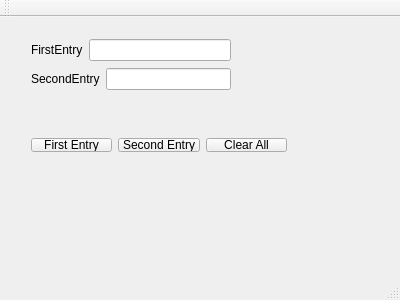
<?xml version="1.0" encoding="UTF-8"?>
<ui version="4.0">
 <class>MainApplication</class>
 <widget class="QMainWindow" name="MainApplication">
  <property name="geometry">
   <rect>
    <x>0</x>
    <y>0</y>
    <width>400</width>
    <height>300</height>
   </rect>
  </property>
  <property name="windowTitle">
   <string>MainApplication</string>
  </property>
  <widget class="QWidget" name="centralWidget">
   <widget class="QWidget" name="layoutWidget">
    <property name="geometry">
     <rect>
      <x>20</x>
      <y>10</y>
      <width>222</width>
      <height>76</height>
     </rect>
    </property>
    <layout class="QVBoxLayout" name="verticalLayout">
     <item>
      <layout class="QHBoxLayout" name="horizontalLayout">
       <item>
        <widget class="QLabel" name="firstEntryLabel">
         <property name="text">
          <string>FirstEntry</string>
         </property>
        </widget>
       </item>
       <item>
        <widget class="QLineEdit" name="firstEntry"/>
       </item>
      </layout>
     </item>
     <item>
      <layout class="QHBoxLayout" name="horizontalLayout_2">
       <item>
        <widget class="QLabel" name="secondEntryLabel">
         <property name="text">
          <string>SecondEntry</string>
         </property>
        </widget>
       </item>
       <item>
        <widget class="QLineEdit" name="secondEntry"/>
       </item>
      </layout>
     </item>
    </layout>
   </widget>
   <widget class="QWidget" name="layoutWidget">
    <property name="geometry">
     <rect>
      <x>20</x>
      <y>110</y>
      <width>278</width>
      <height>36</height>
     </rect>
    </property>
    <layout class="QHBoxLayout" name="horizontalLayout_3">
     <item>
      <widget class="QPushButton" name="firstEntryButton">
       <property name="text">
        <string>First Entry</string>
       </property>
      </widget>
     </item>
     <item>
      <widget class="QPushButton" name="secondEntryButton">
       <property name="text">
        <string>Second Entry</string>
       </property>
      </widget>
     </item>
     <item>
      <widget class="QPushButton" name="clearButton">
       <property name="text">
        <string>Clear All</string>
       </property>
      </widget>
     </item>
    </layout>
   </widget>
  </widget>
  <widget class="QMenuBar" name="menuBar">
   <property name="geometry">
    <rect>
     <x>0</x>
     <y>0</y>
     <width>400</width>
     <height>30</height>
    </rect>
   </property>
  </widget>
  <widget class="QToolBar" name="mainToolBar">
   <attribute name="toolBarArea">
    <enum>TopToolBarArea</enum>
   </attribute>
   <attribute name="toolBarBreak">
    <bool>false</bool>
   </attribute>
  </widget>
  <widget class="QStatusBar" name="statusBar"/>
 </widget>
 <layoutdefault spacing="6" margin="11"/>
 <resources/>
 <connections/>
</ui>
